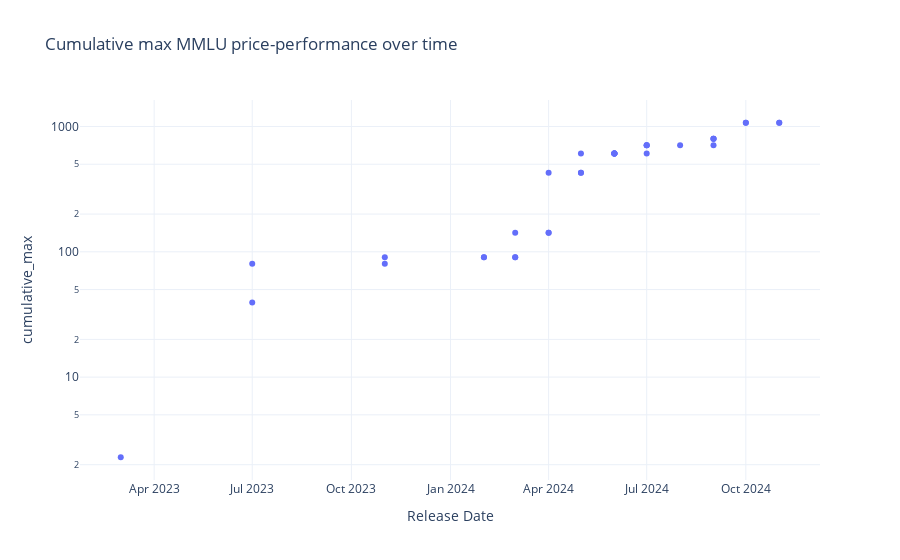

Notebook code for this chart:
### Code cell
# Calculate the cumulative max of 'MMLU price-performance' over time
aa_df = aa_df.sort_values(by='Release Date')
aa_df['cumulative_max'] = aa_df['MMLU price-performance'].cummax()
fig = px.scatter(aa_df, x='Release Date', y='cumulative_max', title='Cumulative max MMLU price-performance over time', hover_data=['Model Name'])
fig.update_layout(yaxis_type='log')
fig.show()

### Figure 1 — Plotly figure (JSON) as saved in the notebook; plotly's stock layout.template omitted (floating-point values rounded to 4 significant figures)
{"data": [{"customdata": [["GPT-4"], ["Llama-2-Chat-7B"], ["Llama-2-Chat-13B"], ["GPT-4 Turbo"], ["GPT-3.5 Turbo"], ["Mistral-Large-2024-02"], ["Mistral-Small-2024-02"], ["Claude-3-Opus"], ["Claude-3-Sonnet"], ["Claude-3-Haiku"], ["Mistral-8x22"], ["Llama-3-Instruct-70B"], ["Llama-3-Instruct-8B"], ["GPT-4o-2024-05"], ["Gemini-1.5-Pro-2024-05"], ["Gemini-1.5-Flash-2024-05"], ["Mistral-Large-2-2024-06"], ["Gemma-2-9B"], ["Gemma-2-27B"], ["Claude-3.5-Haiku"], ["Claude-3.5-Sonnet-2024-06"], ["Mistral-NeMo"], ["Llama-3.1-Instruct-405B"], ["Llama-3.1-Instruct-8B"], ["Llama-3.1-Instruct-70B"], ["GPT-4o-mini"], ["GPT-4o-2024-08"], ["Gemini-1.5-Flash-2024-09"], ["Llama-3.2-Instruct-3B"], ["Gemini-1.5-Pro-2024-09"], ["Llama-3.2-Instruct-1B"], ["Gemini-1.5-Flash-8B"], ["Claude-3.5-Sonnet-2024-10"], ["GPT-4o-2024-11"], ["Mistral-Large-2-2024-11"]], "hovertemplate": "Release Date=%{x}<br>cumulative_max=%{y}<br>Model Name=%{customdata[0]}<extra></extra>", "legendgroup": "", "marker": {"color": "#636efa", "symbol": "circle"}, "mode": "markers", "name": "", "orientation": "v", "showlegend": false, "type": "scatter", "x": ["2023-03-01T00:00:00", "2023-07-01T00:00:00", "2023-07-01T00:00:00", "2023-11-01T00:00:00", "2023-11-01T00:00:00", "2024-02-01T00:00:00", "2024-02-01T00:00:00", "2024-03-01T00:00:00", "2024-03-01T00:00:00", "2024-03-01T00:00:00", "2024-04-01T00:00:00", "2024-04-01T00:00:00", "2024-04-01T00:00:00", "2024-05-01T00:00:00", "2024-05-01T00:00:00", "2024-05-01T00:00:00", "2024-06-01T00:00:00", "2024-06-01T00:00:00", "2024-06-01T00:00:00", "2024-06-01T00:00:00", "2024-06-01T00:00:00", "2024-06-01T00:00:00", "2024-07-01T00:00:00", "2024-07-01T00:00:00", "2024-07-01T00:00:00", "2024-07-01T00:00:00", "2024-08-01T00:00:00", "2024-09-01T00:00:00", "2024-09-01T00:00:00", "2024-09-01T00:00:00", "2024-09-01T00:00:00", "2024-10-01T00:00:00", "2024-10-01T00:00:00", "2024-11-01T00:00:00", "2024-11-01T00:00:00"], "xaxis": "x", "y": [2.293, 39.39, 80.36, 80.36, 90.67, 90.67, 90.67, 90.67, 90.67, 142, 142, 142, 426.7, 426.7, 426.7, 607.7, 607.7, 607.7, 607.7, 607.7, 607.7, 607.7, 607.7, 710, 710, 710, 710, 710, 800, 800, 800, 1071.0, 1071.0, 1071.0, 1071.0], "yaxis": "y"}], "layout": {"legend": {"tracegroupgap": 0}, "title": {"text": "Cumulative max MMLU price-performance over time"}, "xaxis": {"anchor": "y", "domain": [0, 1], "title": {"text": "Release Date"}}, "yaxis": {"anchor": "x", "domain": [0, 1], "title": {"text": "cumulative_max"}, "type": "log"}}}
